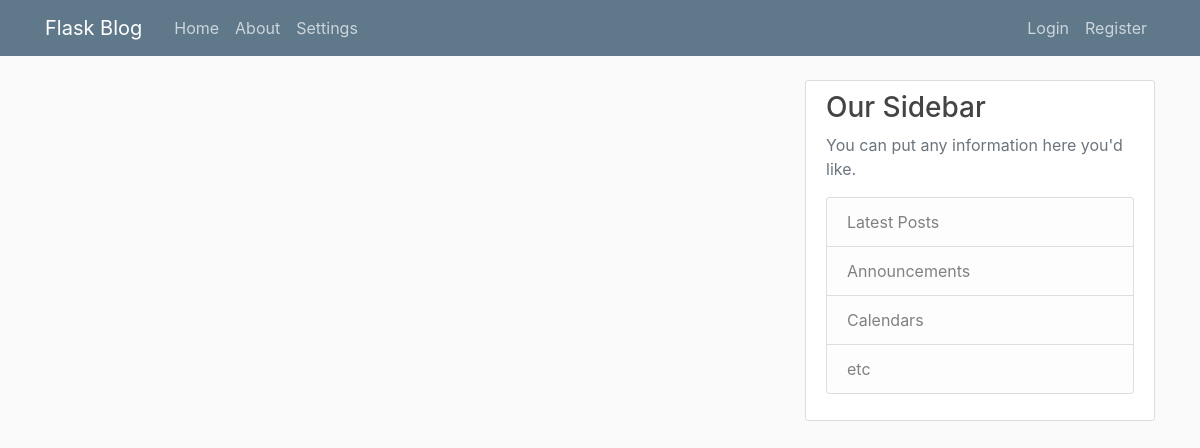
Page /home on the earlier database version.
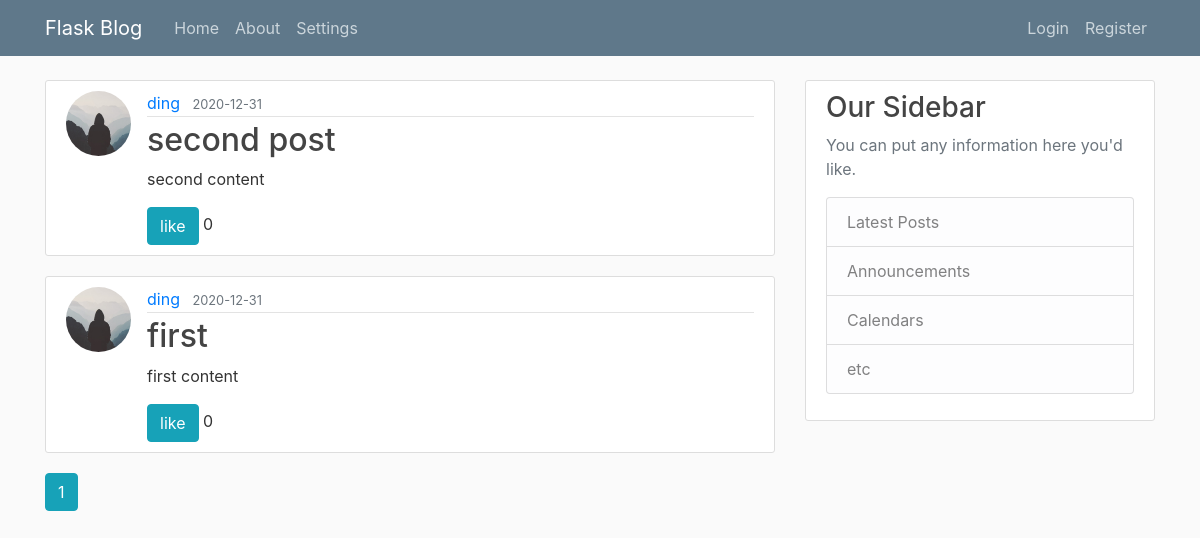
Same page on the later database version.
### flaskblog/models.py (models this page shows, shortened)
class Post(db.Model):
    id = db.Column(db.Integer, primary_key=True)
    title = db.Column(db.String(100), nullable=False)
    date_posted = db.Column(db.DateTime, nullable=False, default=datetime.utcnow)
    content = db.Column(db.Text, nullable=False)
    user_id = db.Column(db.Integer, db.ForeignKey('user.id'), nullable=False)
    likes = db.Column(db.Integer, default = 0)

class User(db.Model, UserMixin):
    id = db.Column(db.Integer, primary_key=True)
    username = db.Column(db.String(20), unique=True, nullable=False)
    email = db.Column(db.String(120), unique=True, nullable=False)
    image_file = db.Column(db.String(20), nullable=False, default='default.jpg')
    password = db.Column(db.String(60), nullable=False)
    posts = db.relationship('Post', backref='author', lazy=True)

### flaskblog/main/routes.py (the view)
@main.route("/")
@main.route("/home")
def home():
    page = request.args.get('page', 1, type=int)
    posts = Post.query.order_by(Post.date_posted.desc()).paginate(page=page, per_page=5)
    return render_template('home.html', posts=posts)

### flaskblog/templates/home.html (shortened to what this page needs)
{% extends "layout.html" %}
{% block content %}
    {% for post in posts.items %}
        <article class="media content-section">
          <img class="rounded-circle article-img" src="{{ url_for('static', filename='profile_pics/' + post.author.image_file) }}">
          <div class="media-body">
            <div class="article-metadata">
              <a class="mr-2" href="{{ url_for('users.user_posts', username=post.author.username) }}">{{ post.author.username }}</a>
              <small class="text-muted">{{ post.date_posted.strftime('%Y-%m-%d') }}</small>
            </div>
            <h2><a class="article-title" href="{{ url_for('posts.post', post_id=post.id) }}">{{ post.title }}</a></h2>
            <p class="article-content">{{ post.content }}</p>
            <div class="controls">
                <span class="btn btn-info like" ref="{{post.id}}">like</span>
                <span id="like_count{{post.id}}" >{{post.likes}}</span>
            </div>
          </div>
        </article>
    {% endfor %}
    {% for page_num in posts.iter_pages(left_edge=1, right_edge=1, left_current=1, right_current=2) %}
      {% if page_num %}
        {% if posts.page == page_num %}
          <a class="btn btn-info mb-4" href="{{ url_for('main.home', page=page_num) }}">{{ page_num }}</a>
        {% else %}
          <a class="btn btn-outline-info mb-4" href="{{ url_for('main.home', page=page_num) }}">{{ page_num }}</a>
        {% endif %}
      {% else %}
        ...
      {% endif %}
    {% endfor %}
{% endblock content %}

### flaskblog/templates/layout.html (shortened to what this page needs)
<!DOCTYPE html>
<html>
<head>
    <link rel="stylesheet" href="https://maxcdn.bootstrapcdn.com/bootstrap/4.0.0/css/bootstrap.min.css">
    <link rel="stylesheet" type="text/css" href="{{ url_for('static', filename='main.css') }}">
</head>
<body>
    <header class="site-header">
      <nav class="navbar navbar-expand-md navbar-dark bg-steel fixed-top">
        <div class="container">
          <a class="navbar-brand mr-4" href="/">Flask Blog</a>
          <div class="collapse navbar-collapse" id="navbarToggle">
            <div class="navbar-nav mr-auto">
              <a class="nav-item nav-link" href="{{ url_for('main.home') }}">Home</a>
              <a class="nav-item nav-link" href="{{ url_for('main.about') }}">About</a>
              <a class="nav-item nav-link" href="{{ url_for('main.settings') }}">Settings</a>
            </div>
            <div class="navbar-nav">
              {% if current_user.is_authenticated %}
                <a class="nav-item nav-link" href="{{ url_for('posts.new_post') }}">New Post</a>
                <a class="nav-item nav-link" href="{{ url_for('users.account') }}">Account</a>
                <a class="nav-item nav-link" href="{{ url_for('users.logout') }}">Logout</a>
              {% else %}
                <a class="nav-item nav-link" href="{{ url_for('users.login') }}">Login</a>
                <a class="nav-item nav-link" href="{{ url_for('users.register') }}">Register</a>
              {% endif %}
            </div>
          </div>
        </div>
      </nav>
    </header>
    <main role="main" class="container">
      <div class="row">
        <div class="col-md-8">
          {% block content %}{% endblock %}
        </div>
        <div class="col-md-4">
          <div class="content-section">
            <h3>Our Sidebar</h3>
            <p class='text-muted'>You can put any information here you'd like.
              <ul class="list-group">
                <li class="list-group-item list-group-item-light">Latest Posts</li>
                <li class="list-group-item list-group-item-light">Announcements</li>
                <li class="list-group-item list-group-item-light">Calendars</li>
                <li class="list-group-item list-group-item-light">etc</li>
              </ul>
            </p>
          </div>
        </div>
      </div>
    </main>
</body>
</html>

### flaskblog/static/main.css (style rules this page uses)
body { background: #fafafa; color: #333333; margin-top: 5rem; }
h1, h2, h3, h4, h5, h6 { color: #444444; }
.bg-steel { background-color: #5f788a; }
.site-header .navbar-nav .nav-link { color: #cbd5db; }
.content-section { background: #ffffff; padding: 10px 20px; border: 1px solid #dddddd; border-radius: 3px; margin-bottom: 20px; }
.article-title { color: #444444; }
.article-content { white-space: pre-line; }
.article-img { height: 65px; width: 65px; margin-right: 16px; }
.article-metadata { padding-bottom: 1px; margin-bottom: 4px; border-bottom: 1px solid #e3e3e3 }

Differences in the rows shown:
added Post: image_file (placeholder picture), author.username "ding", date_posted "2020-12-31", title "second post", content "second content", likes "0"
added Post: image_file (placeholder picture), author.username "ding", date_posted "2020-12-31", title "first", content "first content", likes "0"
Other differences:
new list line: "1"
